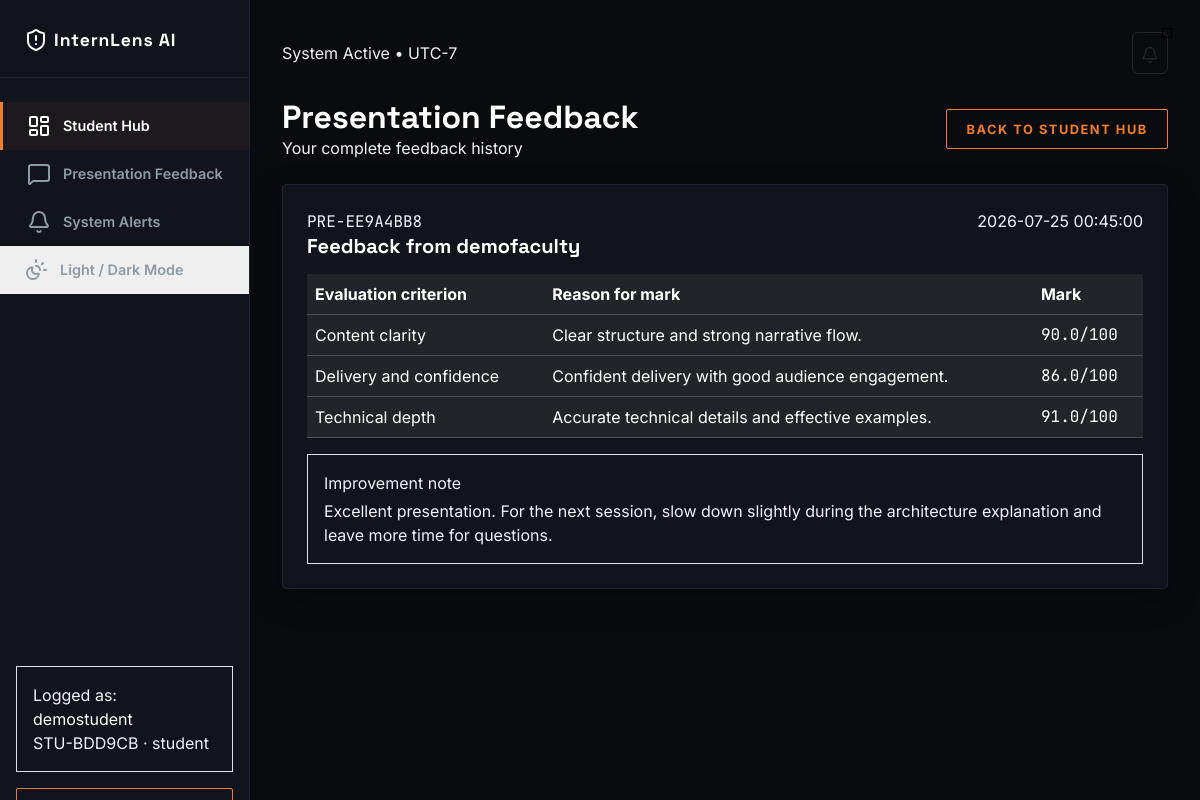
Page /student/presentation-feedback (signed in) on the committed database.
### tables this page shows
CREATE TABLE Users (
        id INTEGER PRIMARY KEY AUTOINCREMENT,
        username TEXT UNIQUE NOT NULL,
        email TEXT UNIQUE NOT NULL,
        password_hash TEXT NOT NULL,
        role TEXT NOT NULL CHECK(role IN ('student', 'faculty', 'evaluator')),
        created_at TEXT DEFAULT CURRENT_TIMESTAMP
    , public_id TEXT);

CREATE TABLE PresentationEvaluation (
        id INTEGER PRIMARY KEY AUTOINCREMENT,
        evaluation_id TEXT UNIQUE NOT NULL,
        student_id INTEGER NOT NULL,
        faculty_id INTEGER NOT NULL,
        evaluated_at TEXT NOT NULL DEFAULT CURRENT_TIMESTAMP,
        improvement_note TEXT NOT NULL,
        show_marks INTEGER NOT NULL DEFAULT 0 CHECK(show_marks IN (0, 1)),
        status TEXT NOT NULL DEFAULT 'SUBMITTED' CHECK(status IN ('DRAFT', 'SUBMITTED')),
        presentation_average REAL NOT NULL DEFAULT 0,
        FOREIGN KEY(student_id) REFERENCES Users(id),
        FOREIGN KEY(faculty_id) REFERENCES Users(id)
    );

CREATE TABLE PresentationEvaluationCriteria (
        id INTEGER PRIMARY KEY AUTOINCREMENT,
        evaluation_id INTEGER NOT NULL,
        criterion TEXT NOT NULL,
        marks REAL NOT NULL CHECK(marks >= 0 AND marks <= 100),
        marks_reason TEXT NOT NULL,
        position INTEGER NOT NULL,
        FOREIGN KEY(evaluation_id) REFERENCES PresentationEvaluation(id) ON DELETE CASCADE
    );

### app.py (the view)
@app.route("/student/presentation-feedback")
def presentation_feedback():
    user = get_logged_in_user()
    if not user or user["role"] != "student":
        return redirect(url_for("login"))
    conn = get_db_connection()
    evaluations = conn.execute("""
        SELECT e.evaluation_id, e.evaluated_at, e.improvement_note, e.show_marks, e.status, u.username AS faculty_name
        FROM PresentationEvaluation e JOIN Users u ON u.id = e.faculty_id
        WHERE e.student_id = ? AND e.status = 'SUBMITTED' ORDER BY e.evaluated_at DESC
    """, (user["id"],)).fetchall()
    feedback = []
    for evaluation in evaluations:
        item = dict(evaluation)
        criteria = conn.execute("""SELECT criterion, marks_reason, marks FROM PresentationEvaluationCriteria
            WHERE evaluation_id = (SELECT id FROM PresentationEvaluation WHERE evaluation_id = ? AND student_id = ?)
            ORDER BY position""", (evaluation["evaluation_id"], user["id"])).fetchall()
        item["criteria"] = [dict(row) for row in criteria]
        feedback.append(item)
    conn.close()
    return render_template("presentation_feedback.html", feedback=feedback)

### app.py (called while the page is built)
def get_logged_in_user():
    if "user_id" in session:
        conn = get_db_connection()
        user = conn.execute("SELECT * FROM Users WHERE id = ?", (session["user_id"],)).fetchone()
        conn.close()
        return user
    return None

@app.context_processor
def inject_global_vars():
    user = get_logged_in_user()
    notifications = []
    if user:
        conn = get_db_connection()
        notifications = conn.execute(
            "SELECT * FROM Notifications WHERE user_id = ? ORDER BY created_at DESC LIMIT 5",
            (user["id"],)
        ).fetchall()
        conn.close()
    return dict(current_user=user, notifications=notifications)

### database.py (called while the page is built)
def get_db_connection():
    conn = sqlite3.connect(DB_FILE)
    conn.row_factory = sqlite3.Row
    return conn

### templates/presentation_feedback.html (shortened to what this page needs)
{% extends "base.html" %}
{% block content %}
<div class="d-flex flex-wrap justify-content-between align-items-center gap-3 mb-4"><div><h2 class="text-white fw-black uppercase tracking-wider m-0">Presentation Feedback</h2><p class="text-xs text-zinc-500 uppercase font-mono m-0">Your complete feedback history</p></div><a class="btn btn-outline-brand text-xs" href="{{ url_for('student_dashboard') }}">Back to Student Hub</a></div>
{% for evaluation in feedback %}<div class="glass-card mb-4"><div class="d-flex justify-content-between flex-wrap gap-2 mb-3"><div><span class="mono text-brand-primary text-xs">{{ evaluation.evaluation_id }}</span><h5 class="text-white m-0">Feedback from {{ evaluation.faculty_name }}</h5></div><span class="text-xs text-zinc-500">{{ evaluation.evaluated_at }}</span></div><div class="table-responsive"><table class="table table-dark text-xs"><thead><tr><th>Evaluation criterion</th><th>Reason for mark</th>{% if evaluation.show_marks %}<th>Mark</th>{% endif %}</tr></thead><tbody>{% for item in evaluation.criteria %}<tr><td class="text-white">{{ item.criterion }}</td><td class="text-zinc-400">{{ item.marks_reason }}</td>{% if evaluation.show_marks %}<td class="mono text-brand-primary">{{ item.marks }}/100</td>{% endif %}</tr>{% endfor %}</tbody></table></div>{% if not evaluation.show_marks %}<div class="alert alert-dark border border-warning text-warning text-xs rounded-0">Marks are hidden by your faculty member. Your evaluation criteria, reasons, and improvement feedback are available above.</div>{% endif %}<div class="p-3 bg-black/30 border border-zinc-800"><div class="text-[10px] text-zinc-500 uppercase fw-black mb-1">Improvement note</div><div class="text-zinc-200 text-sm">{{ evaluation.improvement_note }}</div></div></div>{% else %}<div class="glass-card text-center py-5 text-zinc-500">No presentation feedback has been published yet.</div>{% endfor %}
{% endblock %}

### templates/base.html (shortened to what this page needs)
<!DOCTYPE html>
<html lang="en">
<head>
    <link href="https://cdn.jsdelivr.net/npm/bootstrap@5.3.2/dist/css/bootstrap.min.css" rel="stylesheet">
</head>
<body>
    {% if current_user %}
    <div class="sidebar" id="sidebar">
        <div class="sidebar-brand">
            <h4 class="m-0 text-white flex align-items-center gap-2">
                <i data-lucide="shield-alert" class="text-brand-primary" style="width: 24px; height: 24px;"></i>
                <span class="fw-black uppercase tracking-tight text-brand-primary" style="font-size: 1.1rem; letter-spacing: 0.05em;">InternLens AI</span>
            </h4>
        </div>
        <div class="d-flex flex-column h-100 justify-content-between pb-5">
            <div>
                {% if current_user.role == 'student' %}
                <a href="{{ url_for('student_dashboard') }}" class="sidebar-link active">
                    <i data-lucide="layout-dashboard"></i> Student Hub
                </a>
                <a href="{{ url_for('presentation_feedback') }}" class="sidebar-link">
                    <i data-lucide="message-square"></i> Presentation Feedback
                </a>
                {% endif %}
                <a href="#notifications-offcanvas" data-bs-toggle="offcanvas" class="sidebar-link">
                    <i data-lucide="bell"></i> System Alerts
                </a>
                <button type="button" class="sidebar-link border-0 w-100 text-start" onclick="toggleTheme()"><i data-lucide="sun-moon"></i> Light / Dark Mode</button>
            </div>
            <div class="px-3">
                <div class="p-3 border border-zinc-800 rounded-none bg-black/40 mb-3">
                    <div class="text-[9px] text-zinc-500 uppercase tracking-widest font-bold">Logged as:</div>
                    <div class="text-xs text-white font-black uppercase">{{ current_user.username }}</div>
                    <div class="text-[10px] text-brand-primary font-mono uppercase">{{ current_user.public_id }} · {{ current_user.role }}</div>
                </div>
                <a href="{{ url_for('logout') }}" class="btn btn-outline-brand w-full d-block text-center py-2 text-xs">
                </a>
            </div>
        </div>
    </div>
    {% endif %}
    <div class="{% if current_user %}main-content{% else %}container{% endif %}">
        {% if current_user %}
        <div class="d-flex justify-content-between align-items-center mb-4">
            <div>
                <span class="text-[10px] text-zinc-500 font-mono uppercase">System Active • UTC-7</span>
            </div>
            <div class="d-flex align-items-center gap-3">
                <button class="btn btn-outline-dark text-zinc-400 border-zinc-800 p-2 position-relative" type="button" data-bs-toggle="offcanvas" data-bs-target="#notifications-offcanvas">
                    <i data-lucide="bell" style="width: 18px; height: 18px;"></i>
                    {% if notifications %}
                    <span class="position-absolute top-0 start-100 translate-middle p-1 bg-brand-primary border border-black rounded-full" style="width: 8px; height: 8px;"></span>
                    {% endif %}
                </button>
            </div>
        </div>
        {% endif %}
        {% block content %}{% endblock %}
    </div>
</body>
</html>

### templates/base.html (style rules this page uses)
:root { --bg-color: #090b0f; --card-bg: #11141d; --card-border: #1d2333; --brand-primary: #f27d26; --brand-secondary: #00d2ff; --text-color: #f1f2f6; --text-muted: #8c9ba5; --font-sans: 'Inter', sans-serif; --font-mono: 'JetBrains Mono', monospace; --font-display: 'Space Grotesk', sans-serif; }
body { background-color: var(--bg-color); color: var(--text-color); font-family: var(--font-sans); margin: 0; padding: 0; overflow-x: hidden; }
h1, h2, h3, h4, h5, h6 { font-family: var(--font-display); font-weight: 700; }
.mono { font-family: var(--font-mono); }
.sidebar { background-color: var(--card-bg); border-right: 1px solid var(--card-border); height: 100vh; position: fixed; top: 0; left: 0; width: 250px; z-index: 100; padding-top: 1.5rem; }
.main-content { margin-left: 250px; padding: 2rem; min-height: 100vh; }
.sidebar-brand { padding: 0 1.5rem 1.5rem; border-bottom: 1px solid var(--card-border); margin-bottom: 1.5rem; }
.sidebar-link { color: var(--text-muted); display: flex; align-items: center; gap: 0.75rem; padding: 0.75rem 1.5rem; text-decoration: none; font-weight: 600; font-size: 0.9rem; transition: all 0.2s ease; border-left: 3px solid transparent; }
.sidebar-link:hover, .sidebar-link.active { color: #ffffff; background-color: rgba(242, 125, 38, 0.05); border-left-color: var(--brand-primary); }
.glass-card { background-color: var(--card-bg); border: 1px solid var(--card-border); border-radius: 4px; padding: 1.5rem; position: relative; overflow: hidden; box-shadow: 0 10px 30px rgba(0, 0, 0, 0.3); transition: border-color 0.2s ease; }
.btn-outline-brand { background-color: transparent; color: var(--brand-primary); border: 1px solid var(--brand-primary); font-weight: 700; text-transform: uppercase; font-size: 0.8rem; letter-spacing: 0.12em; border-radius: 2px; padding: 0.6rem 1.2rem; transition: all 0.2s ease; }

### rows in the picture
Users: username "demostudent", public_id "STU-BDD9CB", role "student"
PresentationEvaluation: evaluation_id "PRE-EE9A4BB8", faculty_name "demofaculty", evaluated_at "2026-07-25 00:45:00", show_marks "Mark", improvement_note "Excellent presentation. For the next session, slow down slightly during the architecture explanation and leave more time for questions."
PresentationEvaluationCriteria: criterion "Content clarity", marks_reason "Clear structure and strong narrative flow.", marks "90.0"
PresentationEvaluationCriteria: criterion "Delivery and confidence", marks_reason "Confident delivery with good audience engagement.", marks "86.0"
PresentationEvaluationCriteria: criterion "Technical depth", marks_reason "Accurate technical details and effective examples.", marks "91.0"
